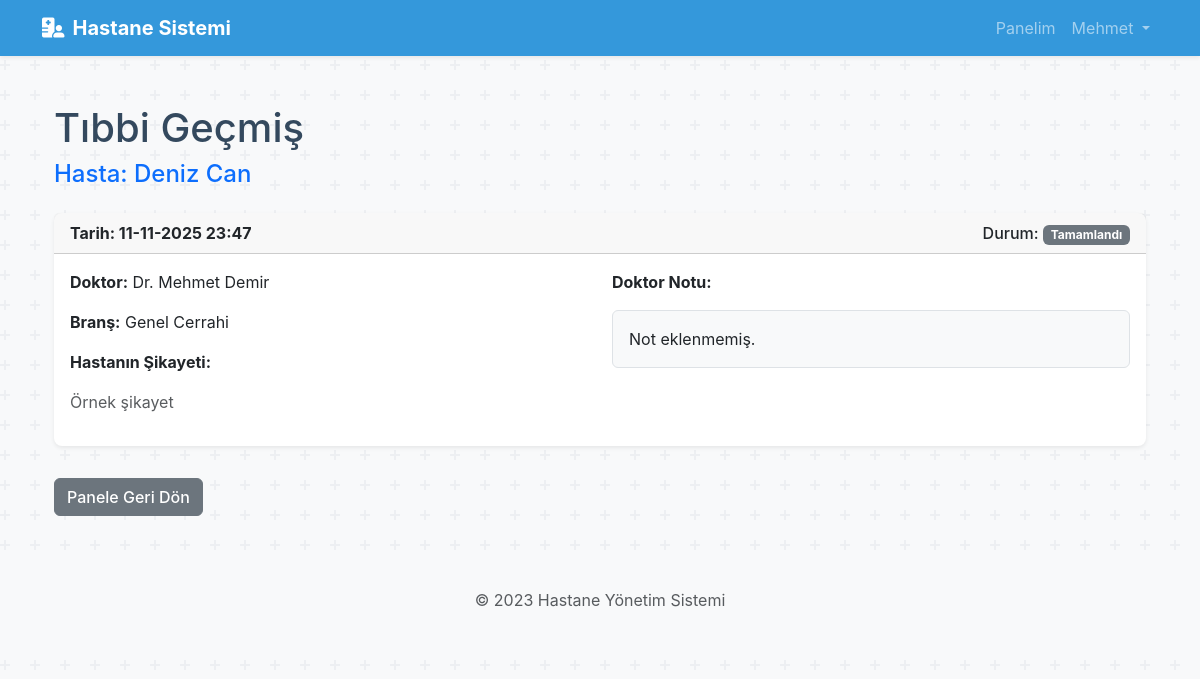
/doktor/hasta_gecmisi/2 (signed in), run on the app's committed database.
### app.py (models this page shows)
class Kullanici(db.Model):
    id = db.Column(db.Integer, primary_key=True)
    email = db.Column(db.String(100), unique=True, nullable=False)
    sifre = db.Column(db.String(200), nullable=False)
    ad = db.Column(db.String(50), nullable=False)
    soyad = db.Column(db.String(50), nullable=False)
    rol = db.Column(db.String(20), nullable=False) # 'hasta', 'doktor', 'sekreter'
    __mapper_args__ = {
        'polymorphic_identity': 'kullanici',
        'polymorphic_on': rol
    }

class Randevu(db.Model):
    id = db.Column(db.Integer, primary_key=True)
    hasta_id = db.Column(db.Integer, db.ForeignKey('kullanici.id'), nullable=False)
    doktor_id = db.Column(db.Integer, db.ForeignKey('kullanici.id'), nullable=False)
    tarih = db.Column(db.DateTime, nullable=False)
    sikayet = db.Column(db.Text, nullable=True)
    durum = db.Column(db.String(50), default='Bekleniyor') # Bekleniyor, Tamamlandı, İptal

class Brans(db.Model):
    id = db.Column(db.Integer, primary_key=True)
    ad = db.Column(db.String(100), unique=True, nullable=False)
    emoji = db.Column(db.String(10), nullable=True) # Emoji için yeni alan
    doktorlar = db.relationship('Doktor', backref='brans', lazy=True)

### app.py (the view)
@app.route('/doktor/hasta_gecmisi/<int:hasta_id>')
@login_required(role='doktor')
def doktor_hasta_gecmisi(hasta_id):
    hasta = Hasta.query.get_or_404(hasta_id)
    randevular = Randevu.query.filter_by(hasta_id=hasta.id).order_by(Randevu.tarih.desc()).all()
    return render_template('doktor_hasta_gecmisi.html', hasta=hasta, randevular=randevular)

### app.py (called while the page is built)
def login_required(role=None):
    def wrapper(fn):
        @wraps(fn)
        def decorated_view(*args, **kwargs):
            if 'user_id' not in session:
                flash('Bu sayfaya erişmek için giriş yapmalısınız.', 'warning')
                return redirect(url_for('index')) # Artık var olmayan 'login' yerine 'index'e (ana sayfa) yönlendir.
            if role and session['user_rol'] != role:
                flash('Bu sayfaya erişim yetkiniz yok.', 'danger')
                return redirect(url_for('index')) # Yetkisiz kullanıcıyı ana sayfaya veya kendi paneline yönlendir
            return fn(*args, **kwargs)
        return decorated_view
    return wrapper

### templates/doktor_hasta_gecmisi.html
{% extends "layout.html" %}
{% block content %}
<div class="container">
    <h1 class="mb-2">Tıbbi Geçmiş</h1>
    <h4 class="text-primary mb-4">Hasta: {{ hasta.ad }} {{ hasta.soyad }}</h4>
    {% if randevular %}
        {% for randevu in randevular %}
        <div class="card shadow-sm mb-3">
            <div class="card-header d-flex justify-content-between">
                <strong>Tarih: {{ randevu.tarih.strftime('%d-%m-%Y %H:%M') }}</strong>
                <span>Durum: <span class="badge
                    {% if randevu.durum == 'Tamamlandı' %}bg-secondary
                    {% elif randevu.durum == 'İptal Edildi' %}bg-danger
                    {% else %}bg-info
                    {% endif %}">{{ randevu.durum }}</span></span>
            </div>
            <div class="card-body">
                <div class="row">
                    <div class="col-md-6">
                        <p><strong>Doktor:</strong> Dr. {{ randevu.doktor.ad }} {{ randevu.doktor.soyad }}</p>
                        <p><strong>Branş:</strong> {{ randevu.doktor.brans.ad }}</p>
                        <p><strong>Hastanın Şikayeti:</strong></p>
                        <p class="text-muted">{{ randevu.sikayet or 'Belirtilmemiş' }}</p>
                    </div>
                    <div class="col-md-6">
                        <p><strong>Doktor Notu:</strong></p>
                        <div class="p-3 bg-light rounded border">
                            <p class="mb-0">{{ randevu.doktor_notu or 'Not eklenmemiş.' }}</p>
                        </div>
                    </div>
                </div>
            </div>
        </div>
        {% endfor %}
    {% else %}
        <div class="alert alert-info">Bu hastanın geçmiş randevu kaydı bulunmamaktadır.</div>
    {% endif %}
    <a href="{{ url_for('doktor_paneli') }}" class="btn btn-secondary mt-3">Panele Geri Dön</a>
</div>
{% endblock %}

### templates/layout.html (shortened to what this page needs)
<!DOCTYPE html>
<html lang="tr">
<head>
    <link href="https://cdn.jsdelivr.net/npm/bootstrap@5.3.2/dist/css/bootstrap.min.css" rel="stylesheet">
    <link rel="stylesheet" href="https://cdnjs.cloudflare.com/ajax/libs/font-awesome/6.5.1/css/all.min.css">
    <link rel="stylesheet" href="{{ url_for('static', filename='style.css') }}">
</head>
<body>
    <nav class="navbar navbar-expand-lg navbar-dark bg-primary shadow-sm">
        <div class="container">
            <a class="navbar-brand fw-bold" href="{{ url_for('index') }}">
                <i class="fas fa-hospital-user me-2"></i>Hastane Sistemi
            </a>
            <div class="collapse navbar-collapse" id="navbarNav">
                <ul class="navbar-nav ms-auto">
                    {% if 'user_id' in session %}
                        {% if session['user_rol'] == 'hasta' %}
                            <li class="nav-item"><a class="nav-link px-2" href="{{ url_for('hasta_paneli') }}">Panelim</a></li>
                            <li class="nav-item"><a class="nav-link px-2" href="{{ url_for('hasta_randevu_brans_sec') }}">Randevu Al</a></li>
                        {% elif session['user_rol'] == 'doktor' %}
                            <li class="nav-item"><a class="nav-link px-2" href="{{ url_for('doktor_paneli') }}">Panelim</a></li>
                        {% endif %}
                        <li class="nav-item dropdown">
                            <a class="nav-link dropdown-toggle px-2" href="#" id="navbarDropdown" role="button" data-bs-toggle="dropdown" aria-expanded="false">
                                {{ session['user_ad'] }}
                            </a>
                        </li>
                    {% endif %}
                </ul>
            </div>
        </div>
    </nav>
    <main class="container my-5">
        {% block content %}{% endblock %}
    </main>
    <footer class="text-center text-muted py-4 mt-4 bg-light">
        <p>&copy; 2023 Hastane Yönetim Sistemi</p>
    </footer>
</body>
</html>

### static/style.css (style rules this page uses)
:root { --primary-color: #3498db; --success-color: #2ecc71; --light-bg: #ecf0f1; --dark-text: #34495e; }
body { background-color: #f8f9fa; font-family: -apple-system, BlinkMacSystemFont, "Segoe UI", Roboto, "Helvetica Neue", Arial, sans-serif; color: var(--dark-text); }
.navbar.bg-primary { background-color: var(--primary-color) !important; }
.card { border: none; transition: transform 0.2s ease-in-out, box-shadow 0.2s ease-in-out; border-radius: 0.5rem; }
.card-header { font-weight: 500; }
.btn { transition: background-color 0.2s ease-in-out, border-color 0.2s ease-in-out; border-radius: 0.375rem; font-weight: 500; }

### data on the page
Kullanici: user_ad "Mehmet"
Kullanici: ad "Deniz", soyad "Can"
Randevu: tarih "11-11-2025 23:47", durum "Tamamlandı", doktor.ad "Mehmet", doktor.soyad "Demir", doktor.brans.ad "Genel Cerrahi", sikayet "Örnek şikayet", doktor_notu "Not eklenmemiş."
